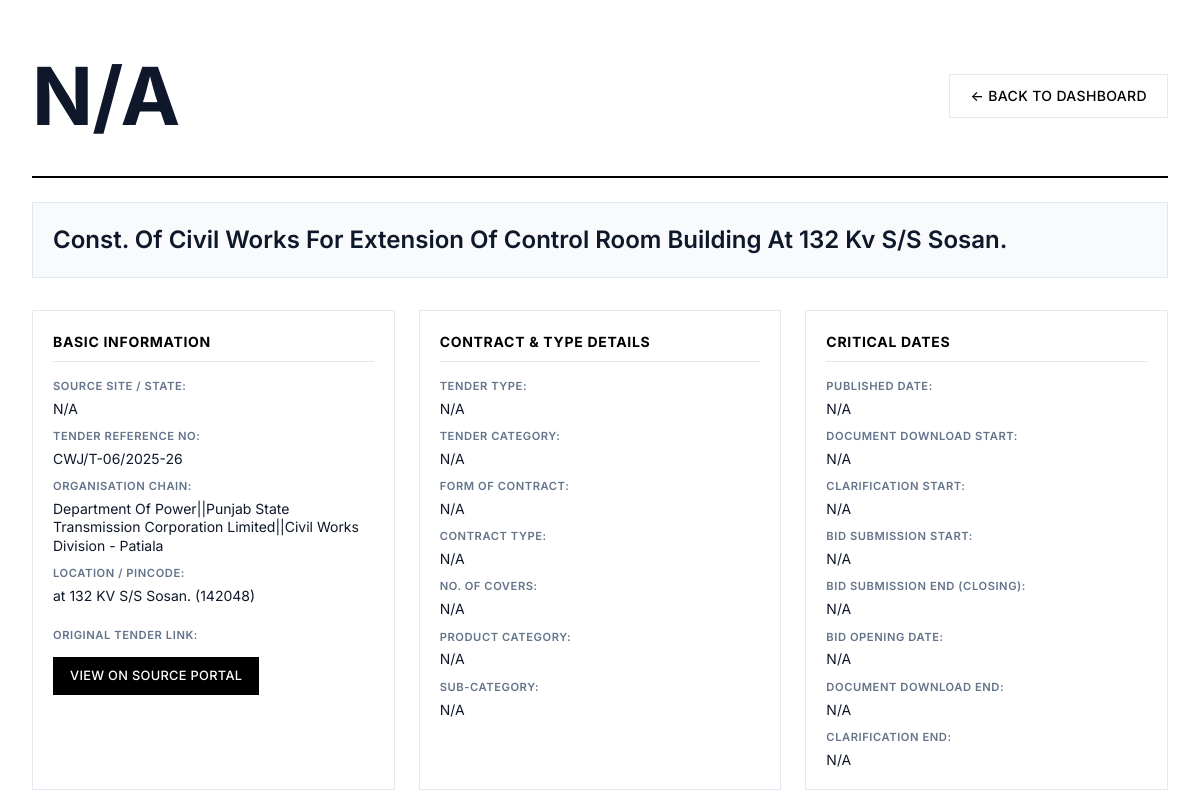
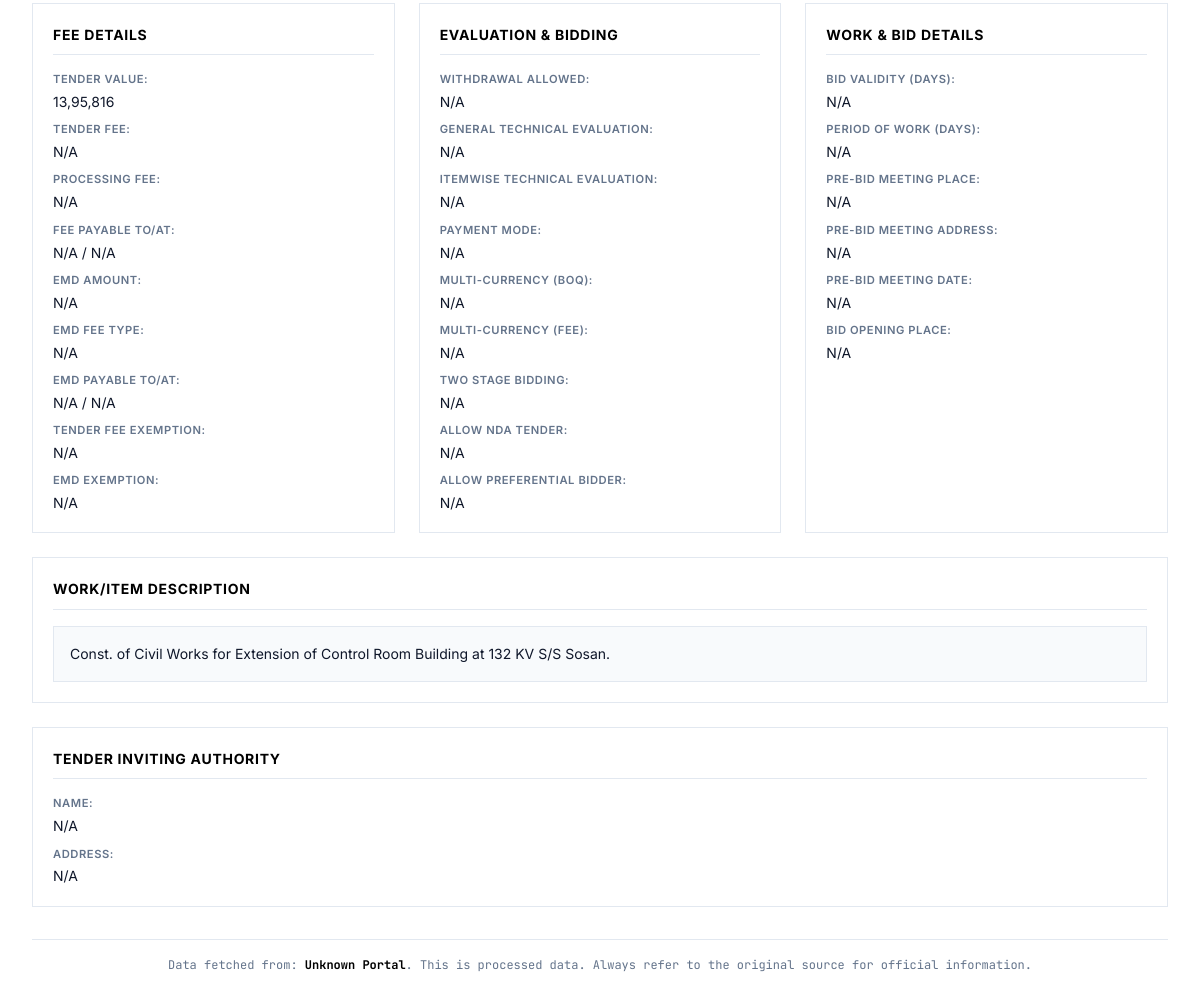
The app's page /tender/168 with its own data (2 pictures, top to bottom).
### database.py (models this page shows, shortened)
class Tender(Base):
    __tablename__ = "tenders"
    id = Column(Integer, primary_key=True, index=True)
    tender_id = Column(String, unique=True, index=True, nullable=False)
    source_site = Column(String, index=True, nullable=False)
    tender_title = Column(Text)
    organisation_chain = Column(Text)
    tender_value_numeric = Column(Float, nullable=True)
    emd_amount_numeric = Column(Float, nullable=True)
    published_date = Column(DateTime, nullable=True)
    closing_date = Column(DateTime, nullable=True)
    opening_date = Column(DateTime, nullable=True)
    location = Column(String, nullable=True)
    pincode = Column(String, nullable=True)
    status = Column(String, default="Live", index=True) # e.g., "Live", "Result Announced", "Cancelled"
    full_details_json = Column(JSON, nullable=True)
    created_at = Column(DateTime(timezone=True), server_default=func.now())
    updated_at = Column(DateTime(timezone=True), onupdate=func.now())
    result = relationship("TenderResult", back_populates="tender", uselist=False, cascade="all, delete-orphan")
    bids = relationship("TenderBid", back_populates="tender", cascade="all, delete-orphan")

### dashboard.py (the view)
@app.get("/tender/{tender_pk_id}", name="view_tender_detail", response_class=HTMLResponse)
async def view_tender_detail(request: Request, tender_pk_id: int, db: Session = Depends(get_db)):
    if not templates: raise HTTPException(503, "Template engine error")
    tender = db.query(Tender).filter(Tender.id == tender_pk_id).first()
    if not tender: raise HTTPException(404, "Tender not found in database.")
    return templates.TemplateResponse("tender_detail.html", {"request": request, "tender": tender.full_details_json or {}})

### templates/tender_detail.html (shortened to what this page needs)
<!DOCTYPE html>
<html lang="en">
<head>
</head>
<body>
    <div class="page-wrapper">
        <div class="container">
            <div class="page-header">
                <h1>{{ tender.get('primary_tender_id', 'N/A') }}</h1>
                <a href="{{ url_for('homepage') }}" class="btn btn-secondary">← Back to Dashboard</a>
            </div>
            <div class="tender-main-title">
                {% if tender.get('work_title') and tender.get('work_title') != 'N/A' %}
                    {{ tender.get('work_title') | neat_format }}
                {% elif tender.get('primary_title') and tender.get('primary_title') != 'N/A' %}
                     {{ tender.get('primary_title') | neat_format }}
                {% else %}
                    <span class="na-text">Title Not Available</span>
                {% endif %}
            </div>
            <div class="details-grid">
                <div class="detail-section">
                    <h3>Basic Information</h3>
                    <div class="detail-field"><strong>Source Site / State:</strong> <span class="value-text">{{ tender.get('source_site_key', 'N/A') }}</span></div>
                    <div class="detail-field"><strong>Tender Reference No:</strong> <span class="value-text">{{ tender.get('tender_reference_number', 'N/A') }}</span></div>
                    <div class="detail-field"><strong>Organisation Chain:</strong> <span class="value-text">{{ tender.get('organisation_chain', tender.get('list_page_org_chain', 'N/A')) | neat_format }}</span></div>
                    <div class="detail-field"><strong>Location / Pincode:</strong> <span class="value-text">{{ tender.get('location', 'N/A') }}{% if tender.get('pincode') and tender.get('pincode') != 'N/A' %} ({{ tender.pincode }}){% endif %}</span></div>
                    {% if tender.get('detail_page_link') and tender.get('detail_page_link') != 'N/A' %}
                    <div class="detail-field" style="margin-top: 12px;">
                        <strong>Original Tender Link:</strong>
                        <a href="{{ tender.detail_page_link }}" target="_blank" rel="noopener noreferrer" class="btn btn-link-style">
                            View on Source Portal
                        </a>
                    </div>
                    {% endif %}
                </div>
                <div class="detail-section">
                    <h3>Contract & Type Details</h3>
                    <div class="detail-field"><strong>Tender Type:</strong> <span class="value-text">{{ tender.get('tender_type', 'N/A') }}</span></div>
                    <div class="detail-field"><strong>Tender Category:</strong> <span class="value-text">{{ tender.get('tender_category', 'N/A') }}</span></div>
                    <div class="detail-field"><strong>Form of Contract:</strong> <span class="value-text">{{ tender.get('form_of_contract', 'N/A') }}</span></div>
                    <div class="detail-field"><strong>Contract Type:</strong> <span class="value-text">{{ tender.get('contract_type', 'N/A') }}</span></div>
                    <div class="detail-field"><strong>No. of Covers:</strong> <span class="value-text">{{ tender.get('no_of_covers', 'N/A') }}</span></div>
                    <div class="detail-field"><strong>Product Category:</strong> <span class="value-text">{{ tender.get('product_category', 'N/A') | neat_format }}</span></div>
                    <div class="detail-field"><strong>Sub-Category:</strong> <span class="value-text">{{ tender.get('sub_category', 'N/A') | neat_format }}</span></div>
                </div>
                <div class="detail-section">
                    <h3>Critical Dates</h3>
                    <div class="detail-field"><strong>Published Date:</strong> <span class="value-text">{{ tender.get('primary_published_date', 'N/A') }}</span></div>
                    <div class="detail-field"><strong>Document Download Start:</strong> <span class="value-text">{{ tender.get('doc_download_start_date', 'N/A') }}</span></div>
                    <div class="detail-field"><strong>Clarification Start:</strong> <span class="value-text">{{ tender.get('clarification_start_date', 'N/A') }}</span></div>
                    <div class="detail-field"><strong>Bid Submission Start:</strong> <span class="value-text">{{ tender.get('bid_submission_start_date', 'N/A') }}</span></div>
                    <div class="detail-field"><strong>Bid Submission End (Closing):</strong> <span class="value-text">{{ tender.get('primary_closing_date', 'N/A') }}</span></div>
                    <div class="detail-field"><strong>Bid Opening Date:</strong> <span class="value-text">{{ tender.get('primary_opening_date', 'N/A') }}</span></div>
                    <div class="detail-field"><strong>Document Download End:</strong> <span class="value-text">{{ tender.get('doc_download_end_date', 'N/A') }}</span></div>
                    <div class="detail-field"><strong>Clarification End:</strong> <span class="value-text">{{ tender.get('clarification_end_date', 'N/A') }}</span></div>
                </div>
                <div class="detail-section">
                    <h3>Fee Details</h3>
                    <div class="detail-field"><strong>Tender Value:</strong> <span class="value-text">{{ tender.get('tender_value', 'N/A') }}</span></div>
                    <div class="detail-field"><strong>Tender Fee:</strong> <span class="value-text">{{ tender.get('tender_fee', 'N/A') }}</span></div>
                    <div class="detail-field"><strong>Processing Fee:</strong> <span class="value-text">{{ tender.get('processing_fee', 'N/A') }}</span></div>
                    <div class="detail-field"><strong>Fee Payable To/At:</strong> <span class="value-text">{{ tender.get('fee_payable_to', 'N/A') | neat_format }} / {{ tender.get('fee_payable_at', 'N/A') | neat_format }}</span></div>
                    <div class="detail-field"><strong>EMD Amount:</strong> <span class="value-text">{{ tender.get('emd_amount', 'N/A') }}</span></div>
                    <div class="detail-field"><strong>EMD Fee Type:</strong> <span class="value-text">{{ tender.get('emd_fee_type', 'N/A') }}</span></div>
                    <div class="detail-field"><strong>EMD Payable To/At:</strong> <span class="value-text">{{ tender.get('emd_payable_to', 'N/A') | neat_format }} / {{ tender.get('emd_payable_at', 'N/A') | neat_format }}</span></div>
                    <div class="detail-field"><strong>Tender Fee Exemption:</strong> <span class="value-text">{{ tender.get('tender_fee_exemption', 'N/A') }}</span></div>
                    <div class="detail-field"><strong>EMD Exemption:</strong> <span class="value-text">{{ tender.get('emd_exemption', 'N/A') }}</span></div>
                </div>
                <div class="detail-section">
                    <h3>Evaluation & Bidding</h3>
                    <div class="detail-field"><strong>Withdrawal Allowed:</strong> <span class="value-text">{{ tender.get('withdrawal_allowed', 'N/A') }}</span></div>
                    <div class="detail-field"><strong>General Technical Evaluation:</strong> <span class="value-text">{{ tender.get('general_tech_evaluation', 'N/A') }}</span></div>
                    <div class="detail-field"><strong>Itemwise Technical Evaluation:</strong> <span class="value-text">{{ tender.get('itemwise_tech_evaluation', 'N/A') }}</span></div>
                    <div class="detail-field"><strong>Payment Mode:</strong> <span class="value-text">{{ tender.get('payment_mode', 'N/A') }}</span></div>
                    <div class="detail-field"><strong>Multi-Currency (BOQ):</strong> <span class="value-text">{{ tender.get('multi_currency_boq', 'N/A') }}</span></div>
                    <div class="detail-field"><strong>Multi-Currency (Fee):</strong> <span class="value-text">{{ tender.get('multi_currency_fee', 'N/A') }}</span></div>
                    <div class="detail-field"><strong>Two Stage Bidding:</strong> <span class="value-text">{{ tender.get('two_stage_bidding', 'N/A') }}</span></div>
                    <div class="detail-field"><strong>Allow NDA Tender:</strong> <span class="value-text">{{ tender.get('allow_nda_tender', 'N/A') }}</span></div>
                    <div class="detail-field"><strong>Allow Preferential Bidder:</strong> <span class="value-text">{{ tender.get('allow_preferential_bidder', 'N/A') }}</span></div>
                </div>
                <div class="detail-section">
                    <h3>Work & Bid Details</h3>
                    <div class="detail-field"><strong>Bid Validity (Days):</strong> <span class="value-text">{{ tender.get('bid_validity_days', 'N/A') }}</span></div>
                    <div class="detail-field"><strong>Period of Work (Days):</strong> <span class="value-text">{{ tender.get('period_of_work_days', 'N/A') }}</span></div>
                    <div class="detail-field"><strong>Pre-Bid Meeting Place:</strong> <span class="value-text">{{ tender.get('pre_bid_meeting_place', 'N/A') | neat_format }}</span></div>
                    <div class="detail-field"><strong>Pre-Bid Meeting Address:</strong> <span class="value-text">{{ tender.get('pre_bid_meeting_address', 'N/A') | neat_format }}</span></div>
                    <div class="detail-field"><strong>Pre-Bid Meeting Date:</strong> <span class="value-text">{{ tender.get('pre_bid_meeting_date', 'N/A') }}</span></div>
                    <div class="detail-field"><strong>Bid Opening Place:</strong> <span class="value-text">{{ tender.get('bid_opening_place', 'N/A') | neat_format }}</span></div>
                </div>
                <div class="detail-section full-width-section">
                    <h3>Work/Item Description</h3>
                    <div class="description-text">
                        <pre>{{ tender.get('work_description', tender.get('list_page_title', 'N/A')) if (tender.get('work_description') and tender.get('work_description') != 'N/A') or (tender.get('list_page_title') and tender.get('list_page_title') != 'N/A') else '<span class="na-text">Not Available</span>' | safe }}</pre>
                    </div>
                </div>
                <div class="detail-section full-width-section">
                    <h3>Tender Inviting Authority</h3>
                    <div class="detail-field"><strong>Name:</strong> <span class="value-text">{{ tender.get('tender_inviting_authority_name', 'N/A') | neat_format }}</span></div>
                    <div class="detail-field"><strong>Address:</strong> <span class="value-text">{{ tender.get('tender_inviting_authority_address', 'N/A') | neat_format }}</span></div>
                </div>
            </div>
            <div class="source-note">
                Data fetched from: <span class="source-site-highlight">{{ tender.get('source_site_key', 'Unknown Portal') }}</span>.
                This is processed data. Always refer to the original source for official information.
            </div>
        </div>
    </div>
</body>
</html>

### templates/tender_detail.html (style rules this page uses)
* { box-sizing: border-box; margin: 0; padding: 0; }
html { font-size: 16px; scroll-behavior: smooth; }
:root { --color-primary: #000000; --color-secondary: #1a1a1a; --color-accent: #2563eb; --color-surface: #ffffff; --color-surface-alt: #f8fafc; --color-border: #e2e8f0; --color-text: #0f172a; --color-text-muted: #64748b; --shadow-md: 0 4px 6px -1px rgb(0 0 0 / 0.1), 0 2px 4px -2px rgb(0 0 0 / 0.1); }
body { font-family: 'Inter', -apple-system, BlinkMacSystemFont, sans-serif; background: var(--color-surface-alt); color: var(--color-text); line-height: 1.6; font-weight: 400; min-height: 100vh; -webkit-font-smoothing: antialiased; -moz-osx-font-smoothing: grayscale; }
.page-wrapper { background: var(--color-surface); padding: 32px; min-height: calc(100vh - 64px); }
.container { max-width: none; width: 100%; margin: 0 auto; }
.page-header { display: flex; justify-content: space-between; align-items: center; margin-bottom: 24px; padding-bottom: 16px; border-bottom: 2px solid var(--color-primary); }
.page-header h1 { font-size: 5rem; font-weight: 700; letter-spacing: -0.01em; color: var(--color-text); text-transform: none; overflow-wrap: break-word; word-break: break-all; }
.btn { display: inline-flex; align-items: center; justify-content: center; padding: 10px 20px; border: 1px solid transparent; font-family: inherit; font-size: 0.875rem; font-weight: 500; text-decoration: none; color: var(--color-surface); background: var(--color-primary); border-radius: 0; cursor: pointer; transition: all 0.2s ease; text-transform: uppercase; letter-spacing: 0.025em; }
.btn-secondary { background: transparent; color: var(--color-primary); border-color: var(--color-border); }
.tender-main-title { font-size: 1.5rem; font-weight: 600; color: var(--color-text); margin-bottom: 32px; padding: 20px; background-color: var(--color-surface-alt); border: 1px solid var(--color-border); line-height: 1.4; text-align: left; }
.details-grid { display: grid; grid-template-columns: repeat(3, 1fr); gap: 24px; margin-bottom: 32px; }
.detail-section { background-color: var(--color-surface); border: 1px solid var(--color-border); padding: 20px; display: flex; flex-direction: column; }
.detail-section h3 { font-size: 0.875rem; font-weight: 700; color: var(--color-primary); margin-top: 0; margin-bottom: 16px; padding-bottom: 8px; border-bottom: 1px solid var(--color-border); text-transform: uppercase; letter-spacing: 0.05em; }
.detail-field { margin-bottom: 10px; display: flex; flex-direction: column; gap: 2px; }
.detail-field:last-child { margin-bottom: 0; }
.detail-field strong { font-size: 0.7rem; font-weight: 600; color: var(--color-text-muted); text-transform: uppercase; letter-spacing: 0.05em; margin-bottom: 2px; }
.detail-field span, .detail-field .value-text, .detail-field a.value-link { font-size: 0.875rem; color: var(--color-text); word-wrap: break-word; line-height: 1.3; }
.btn-link-style { margin-top: 8px; padding: 8px 16px; font-size: 0.8rem; width: fit-content; }
.full-width-section { grid-column: 1 / -1; }
.description-text pre { background: var(--color-surface-alt); padding: 16px; border: 1px solid var(--color-border); font-size: 0.875rem; white-space: pre-wrap; word-wrap: break-word; line-height: 1.6; color: var(--color-text); font-family: inherit; max-height: 300px; overflow-y: auto; }
.source-note { font-size: 0.75rem; color: var(--color-text-muted); margin-top: 32px; padding-top: 16px; border-top: 1px solid var(--color-border); display: block; text-align: center; font-family: 'JetBrains Mono', monospace; }
.source-site-highlight { font-weight: 700; color: var(--color-primary); }

### records on screen
Tender: get|neat_format "Const. Of Civil Works For Extension Of Control Room Building At 132 Kv S/S Sosan.", get|neat_format "Department Of Power||Punjab State Transmission Corporation Limited||Civil Works Division - Patiala", get "at 132 KV S/S Sosan.", tender_title "Const. of Civil Works for Extension of Control Room Building at 132 KV S/S Sosan."

### other values on screen
{{ tender.get('primary_tender_id', 'N/A') }} "N/A"
{{ tender.get('source_site_key', 'N/A') }} "N/A"
{{ tender.get('tender_reference_number', 'N/A') }} "CWJ/T-06/2025-26"
{{ tender.pincode }} "142048"
{{ tender.get('tender_type', 'N/A') }} "N/A"
{{ tender.get('tender_category', 'N/A') }} "N/A"
{{ tender.get('form_of_contract', 'N/A') }} "N/A"
{{ tender.get('contract_type', 'N/A') }} "N/A"
{{ tender.get('no_of_covers', 'N/A') }} "N/A"
{{ tender.get('product_category', 'N/A') | neat_format }} "N/A"
{{ tender.get('sub_category', 'N/A') | neat_format }} "N/A"
{{ tender.get('primary_published_date', 'N/A') }} "N/A"
{{ tender.get('doc_download_start_date', 'N/A') }} "N/A"
{{ tender.get('clarification_start_date', 'N/A') }} "N/A"
{{ tender.get('bid_submission_start_date', 'N/A') }} "N/A"
